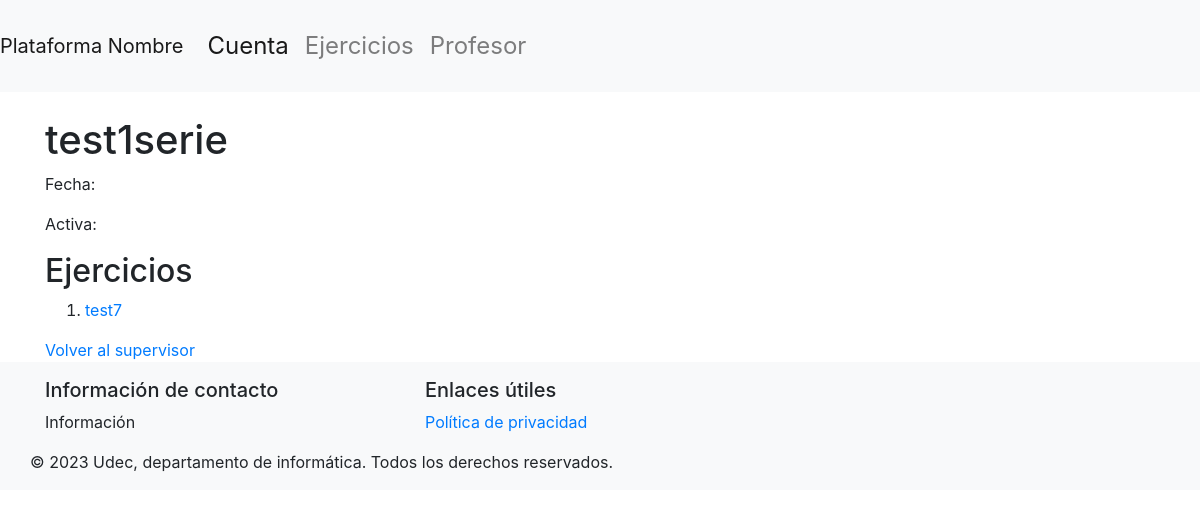
The page /dashDocente/1/serie/1 (signed in) on the database as committed earlier.
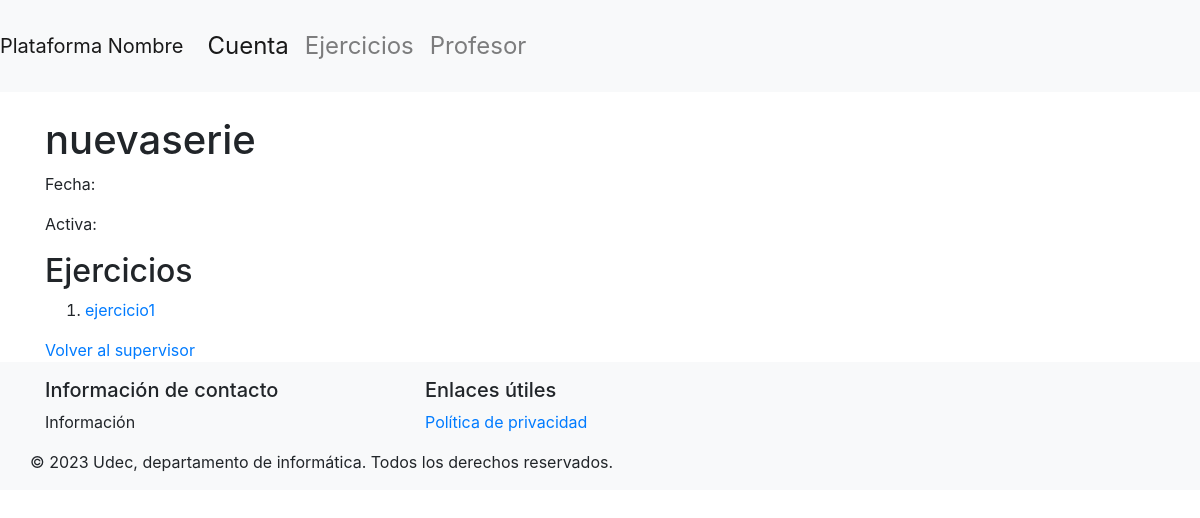
The same page on the database as committed later.
### basedatos/modelos.py (models this page shows, shortened)
class Serie(db.Model):
    id = db.Column(db.Integer, primary_key=True)
    nombre = db.Column(db.String(50), nullable=False, unique=True)
    ejercicios = db.relationship('Ejercicio', order_by=Ejercicio.id, back_populates='serie')

class Ejercicio(db.Model):
    id = db.Column(db.Integer, primary_key=True)
    nombre = db.Column(db.String(50), nullable=False, unique=True)
    path_ejercicio = db.Column(db.String(200), nullable=False)
    enunciado = db.Column(db.String(), nullable=False)
    id_serie = db.Column(db.Integer, db.ForeignKey('serie.id'), nullable=False)
    serie = db.relationship('Serie', back_populates='ejercicios')

### main.py (the view)
@app.route('/dashDocente/<int:supervisor_id>/serie/<int:id>')
@login_required
def detallesSeries(supervisor_id, id):
    if not verify_supervisor(supervisor_id):
        flash('No tienes permiso para acceder a este dashboard. Debes ser un Supervisor.', 'danger')
        return redirect(url_for('login'))
    serie = Serie.query.get(id)
    ejercicios = Ejercicio.query.filter_by(id_serie=id).all()
    return render_template('detallesSerie.html', serie=serie, ejercicios=ejercicios, supervisor_id=supervisor_id)

### basedatos/modelos.py (called while the page is built)
    @property
    def is_authenticated(self):
        return True

### main.py (called while the page is built)
@login_manager.user_loader
def load_user(user_id):
    if user_id.startswith("e"):
        user = db.session.get(Estudiante, int(user_id[1:]))
    elif user_id.startswith("s"):
        user = db.session.get(Supervisor, int(user_id[1:]))
    else:
        return None
    return user

def verify_supervisor(supervisor_id):
    if not isinstance(current_user, Supervisor):
        flash('No tienes permiso para acceder a este dashboard. Debes ser un Supervisor.', 'danger')
        return False
    if current_user.id != supervisor_id:
        flash('No tienes permiso para acceder a este dashboard.', 'danger')
        return False
    return True

### templates/detallesSerie.html (shortened to what this page needs)
{% extends "layout.html" %}
{% block content %}
<h1>{{ serie.nombre }}</h1>
<p>Fecha: {{ serie.fecha }}</p>
<p>Activa: {{ serie.activa }}</p>
<h2>Ejercicios</h2>
<ol>
    {% for ejercicio in ejercicios %}
        <li>
            <a href="{{ url_for('detallesEjercicio', supervisor_id=supervisor_id, id=ejercicio.id) }}">{{ ejercicio.nombre }}</a>
        </li>
    {% endfor %}
    </ol>
<a href="{{ url_for('dashDocente', supervisor_id=supervisor_id) }}">Volver al supervisor</a>
{% endblock %}

Rows that differ between the two databases and show on the page:
changed Serie: nombre "test1serie" → "nuevaserie"
changed Ejercicio: nombre "test7" → "ejercicio1"
